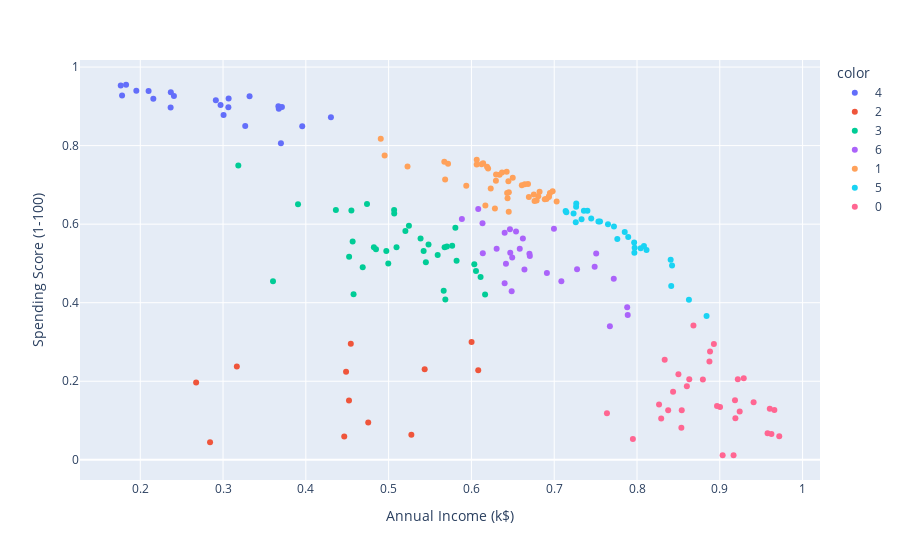

Source (notebook cell):
### Code cell
px.scatter(df_scaled, x='Annual Income (k$)', y='Spending Score (1-100)', color=k_cluster.labels_.astype(str))
